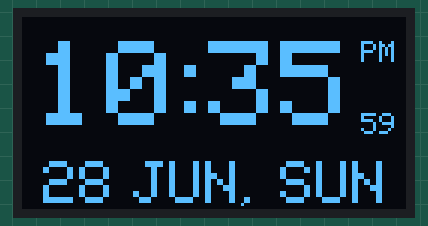
Bench run of a sketch on a simulated Arduino Uno, built with avr-gcc and run on an emulated ATmega328P. On the bench: 128×64 one-colour display.

Above: at 0.4 s.

The sketch:

Clock_UI.ino
```cpp
#include <Wire.h>
#include <Adafruit_GFX.h>
#include <Adafruit_SH110X.h>

// --- Display Configuration ---
#define SCREEN_WIDTH 128
#define SCREEN_HEIGHT 64
#define OLED_RESET -1
#define i2c_Address 0x3c

Adafruit_SH1106G display = Adafruit_SH1106G(SCREEN_WIDTH, SCREEN_HEIGHT, &Wire, OLED_RESET);

void setup() {
  Serial.begin(115200);
  delay(250);

  if(!display.begin(i2c_Address, true)) {
    Serial.println(F("SH1106 allocation failed. Check wiring!"));
    for(;;);
  }

  display.setRotation(2);
  display.setTextWrap(false);

  drawClockUI();
}

void loop() {
  // Static UI for visual layout verification
}

void drawClockUI() {
  display.clearDisplay();
  display.setTextColor(SH110X_WHITE);

  // --------------------------------------------------
  // 1. MASSIVE TIME DISPLAY (Size 4 = 32px tall)
  // --------------------------------------------------
  display.setTextSize(4);

  // Hours
  display.setCursor(4, 8);
  display.print(F("10"));

  // Custom Tighter Colon
  display.fillRect(54, 16, 4, 4, SH110X_WHITE); // Top dot
  display.fillRect(54, 28, 4, 4, SH110X_WHITE); // Bottom dot

  // Minutes
  display.setCursor(62, 8);
  display.print(F("35"));

  // --------------------------------------------------
  // 2. AM/PM & SECONDS BLOCK (Right Aligned)
  // --------------------------------------------------
  display.setTextSize(1);

  // Superscript AM/PM
  display.setCursor(113, 8);
  display.print(F("PM"));

  // Subscript Seconds
  display.setCursor(113, 32);
  display.print(F("59"));

  // --------------------------------------------------
  // 3. DATE ROW (Bottom Center - Custom Pixel Spacing)
  // --------------------------------------------------
  display.setTextSize(2);

  // Print "28"
  display.setCursor(7, 48);
  display.print(F("28"));

  // Print "JUN" with a tighter 6px gap (Starts at X=37 instead of X=43)
  display.setCursor(37, 48);
  display.print(F("JUN"));

  // Custom 2px Comma tucked right next to the "N"
  display.fillRect(74, 60, 2, 2, SH110X_WHITE); // Comma body
  display.drawPixel(73, 62, SH110X_WHITE);      // Comma tail

  // Print "SUN" with a wider 10px gap
  display.setCursor(86, 48);
  display.print(F("SUN"));

  // Render to screen
  display.display();
}
```
